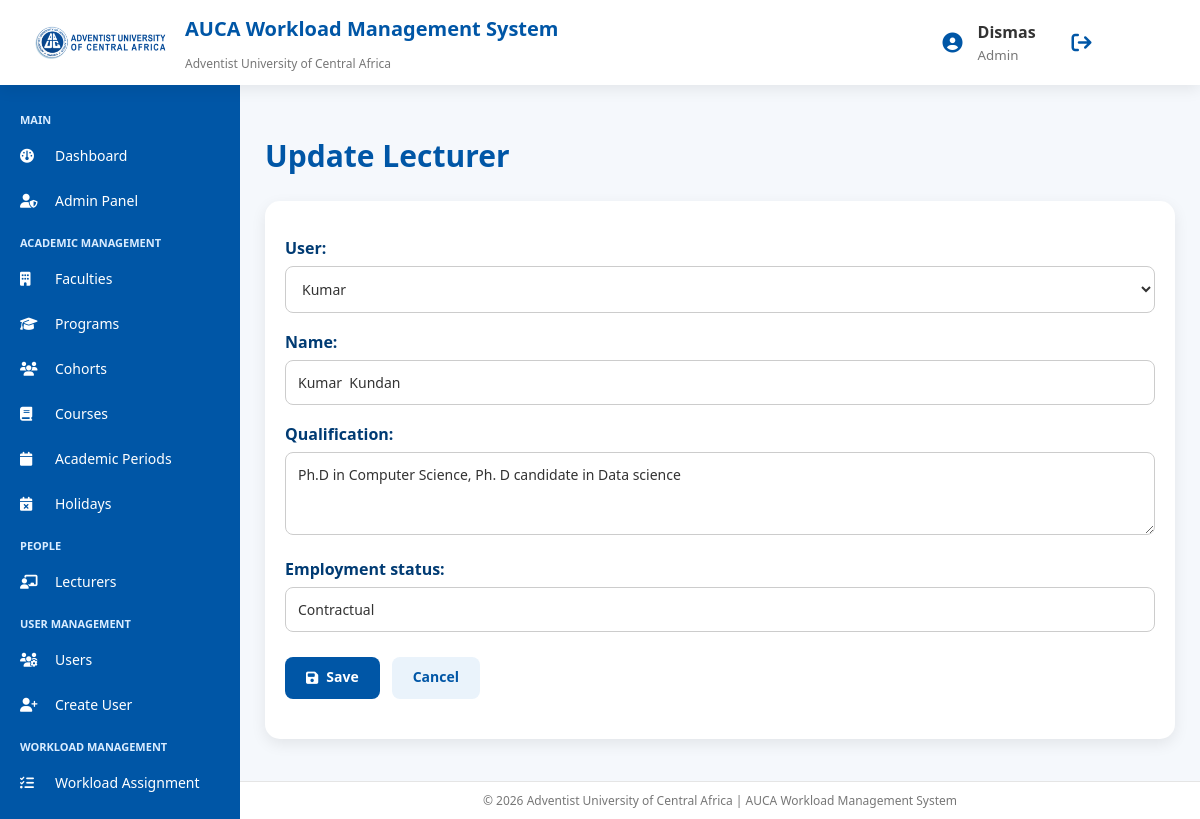
/academics/lecturers/3/update/ (signed in), run on the app's committed database.
### accounts/models.py (models this page shows)
class User(AbstractUser):
    ROLE_CHOICES = [
        ('admin', 'Admin'),
        ('lecturer', 'Lecturer'),
        ('representative', 'Class Representative'),
    ]
    role = models.CharField(
        max_length=20,
        choices=ROLE_CHOICES,
        default='lecturer'
    )
    def __str__(self):
        return self.username

### academics/models.py (models this page shows, shortened)
class Lecturer(models.Model):
    user = models.OneToOneField(
        settings.AUTH_USER_MODEL,
        on_delete=models.SET_NULL,
        null=True,
        blank=True,
        related_name="lecturer_profile"
    )
    name = models.CharField(
        max_length=150
    )
    qualification = models.TextField(
        blank=True
    )
    employment_status = models.CharField(
        max_length=50
    )
    class Meta:
        ordering = [
            "name"
        ]

### academics/views.py (the view)
@login_required
@admin_required
def lecturer_update(request, pk):
    lecturer = get_object_or_404(
        Lecturer,
        pk=pk
    )
    return save_form(
        request,
        LecturerForm,
        "academics/form.html",
        "Update Lecturer",
        "academics:lecturer_list",
        lecturer
    )

### academics/views.py (called while the page is built, shortened)
def save_form(
    request,
    form_class,
    template,
    title,
    redirect_name,
    instance=None
):
    is_update = instance is not None
    form = form_class(
        request.POST or None,
        instance=instance
    )
    if request.method == "POST":
        messages.error(
            request,
            "Nothing was saved. Please correct the errors below."
        )
    return render(
        request,
        template,
        {
            "form": form,
            "title": title
        }
    )

### templates/academics/form.html (shortened to what this page needs)
{% extends 'base.html' %}
{% block content %}
<div class="dashboard-wrapper">
<h2 class="page-title">
{{ title }}
</h2>
<div class="chart-card">
<form method="POST">
{{ form.as_p }}
<div class="btn-row">
<button
type="submit"
class="admin-dashboard-btn">
<i class="fa-solid fa-save"></i>
Save
</button>
<a
href="javascript:history.back()"
class="btn-secondary">
Cancel
</a>
</div>
</form>
</div>
</div>
{% endblock %}

### templates/base.html (shortened to what this page needs)
{% load static %}
<!DOCTYPE html>
<html lang="en">
<head>
<link rel="stylesheet"
href="https://cdnjs.cloudflare.com/ajax/libs/font-awesome/6.5.0/css/all.min.css">
<link rel="stylesheet"
href="{% static 'css/style.css' %}">
</head>
<body>
<header class="top-header">
<div class="brand">
<img src="{% static 'images/AUCA Logo.png' %}" alt="AUCA Logo">
<div class="system-title">
<h1>AUCA Workload Management System</h1>
<p>Adventist University of Central Africa</p>
</div>
</div>
<div class="user-area">
<i class="fa-solid fa-circle-user"></i>
<div>
<strong>
{% if user.is_authenticated %}
{{ user.username }}
{% else %}
Guest
{% endif %}
</strong>
<br>
<small>
{% if user.is_authenticated %}
{{ user.role|title }}
{% else %}
System User
{% endif %}
</small>
</div>
{% if user.is_authenticated %}
<a href="{% url 'accounts:logout' %}" class="logout-btn">
<i class="fa fa-sign-out"></i>
</a>
{% endif %}
</div>
</header>
<aside class="sidebar">
<div class="menu-title">MAIN</div>
{% if user.is_superuser or user.role == "admin" %}
<a href="{% url 'admin_dashboard' %}">
<i class="fa fa-dashboard"></i>
Dashboard
</a>
<a href="{% url 'admin:index' %}">
<i class="fa fa-user-shield"></i>
Admin Panel
</a>
<div class="menu-title">ACADEMIC MANAGEMENT</div>
<a href="{% url 'academics:faculty_list' %}">
<i class="fa fa-building"></i>
Faculties
</a>
<a href="{% url 'academics:program_list' %}">
<i class="fa fa-graduation-cap"></i>
Programs
</a>
<a href="{% url 'academics:cohort_list' %}">
<i class="fa fa-users"></i>
Cohorts
</a>
<a href="{% url 'academics:course_list' %}">
<i class="fa fa-book"></i>
Courses
</a>
<a href="{% url 'academics:academic_period_list' %}">
<i class="fa fa-calendar"></i>
Academic Periods
</a>
<a href="{% url 'academics:holiday_list' %}">
<i class="fa fa-calendar-xmark"></i>
Holidays
</a>
<div class="menu-title">PEOPLE</div>
<a href="{% url 'academics:lecturer_list' %}">
<i class="fa fa-chalkboard-user"></i>
Lecturers
</a>
<div class="menu-title">USER MANAGEMENT</div>
<a href="{% url 'accounts:user_list' %}">
<i class="fa fa-users-cog"></i>
Users
</a>
<a href="{% url 'accounts:create_user' %}">
<i class="fa fa-user-plus"></i>
Create User
</a>
<div class="menu-title">WORKLOAD MANAGEMENT</div>
<a href="{% url 'workload:assignment' %}">
<i class="fa fa-list-check"></i>
Workload Assignment
</a>
<a href="{% url 'workload:master_calendar' %}">
</a>
{% endif %}
</aside>
<main class="content">
{% block content %}
{% endblock %}
</main>
<footer class="footer">
    © <span id="current-year"></span> Adventist University of Central Africa |
    AUCA Workload Management System
</footer>
</body>
</html>

### static/css/style.css (style rules this page uses)
:root { --auca-blue:#0056A6; --auca-dark:#003B73; --auca-light:#EAF3FB; --auca-hover:#D5E9F8; --success:#198754; --danger:#dc3545; --warning:#fd7e14; --text:#333; --muted:#666; --white:#ffffff; --border:#e5e5e5; }
* { box-sizing:border-box; font-family:"Segoe UI", Arial, sans-serif; }
html, body { margin:0; padding:0; }
body { background:#f5f8fc; color:var(--text); }
a, a:hover, a:visited, a:active, a:focus { text-decoration:none !important; }
.top-header { height:85px; background:white; display:flex; align-items:center; justify-content:space-between; padding:10px 30px; box-shadow: 0 4px 15px rgba(0,0,0,.08); position:fixed; top:0; left:0; right:0; z-index:1000; }
.brand { display:flex; align-items:center; }
.brand img { width:140px; }
.system-title h1 { margin-left:15px; color:var(--auca-blue); font-size:20px; font-weight:700; }
.system-title p { margin-left:15px; color:#777; font-size:12px; }
.user-area { display:flex; align-items:center; gap:15px; }
.user-area i { color:var(--auca-blue); font-size:20px; }
.user-area small { color:#777; }
.user-area a { color:var(--auca-blue); font-weight:600; }
.sidebar { position:fixed; top:85px; left:0; bottom:0; width:240px; background:var(--auca-blue); padding-top:15px; overflow-y:auto; }
.sidebar a { display:flex; align-items:center; gap:10px; padding:13px 20px; color:white !important; font-size:14px; transition:.3s; }
.sidebar a i { width:25px; }
.menu-title { padding:12px 20px 6px; font-size:11px; color:#d9ecff; font-weight:bold; }
.content { margin-left:240px; margin-top:85px; padding:25px; padding-bottom:80px; max-width:calc(100% - 240px); }
.footer { position:fixed; bottom:0; left:240px; right:0; background:white; text-align:center; padding:10px; font-size:12px; color:#777; border-top:1px solid var(--border); }
.page-title { color:var(--auca-blue); font-size:30px; font-weight:700; margin-bottom:10px; }
.chart-card, .activity-card { background:white; padding:20px; border-radius:15px; box-shadow: 0 5px 15px rgba(0,0,0,.08); margin-top:25px; overflow-x:auto; }
form p { margin-bottom:18px; }
form label { display:block; color:var(--auca-dark); font-weight:600; margin-bottom:7px; }
.form-control, form input:not([type=submit]):not([type=button]):not([type=reset]):not([type=checkbox]):not([type=radio]), form select, form textarea { width:100%; padding:12px; border-radius:8px; border:1px solid #ccc; font-size:14px; color:#333; background:white; }
textarea.form-control { resize:vertical; }
.admin-dashboard-btn, .btn-primary { display:inline-flex; align-items:center; gap:8px; background:var(--auca-blue); color:white !important; padding:10px 20px; border-radius:8px; border:none; font-weight:600; cursor:pointer; transition:.3s; margin-bottom:20px; }
.btn-secondary { display:inline-flex; align-items:center; gap:8px; background:var(--auca-light); color:var(--auca-blue) !important; padding:10px 20px; border-radius:8px; font-weight:600; border:none; cursor:pointer; }
button, input[type="submit"], input[type="button"], input[type="reset"] { font-family:inherit; font-size:inherit; line-height:inherit; }
.btn, .btn-primary, .btn-secondary, .btn-danger, .btn-clear, .cancel-btn, .delete-btn, .admin-dashboard-btn, .search-box-clear, .logout-btn { display:inline-flex; align-items:center; justify-content:center; gap:8px; box-sizing:border-box; min-height:42px; padding:0 20px; border:1px solid transparent; border-radius:8px; font-family:inherit; font-size:14px; font-weight:600; line-height:1.2; text-align:center; text-decoration:none; white-space:nowrap; vertical-align:middle; cursor:pointer; transition:.3s; width:auto; }
.btn, .btn-primary, .btn-secondary, .btn-danger, .btn-clear, .cancel-btn, .delete-btn, .admin-dashboard-btn, .search-box-clear { margin-bottom:20px; }
.btn-row, .form-actions { display:flex; flex-wrap:wrap; align-items:center; gap:12px; margin-top:25px; margin-bottom:20px; }
.btn-row > *, .form-actions > *, .action-bar > *, .filter-buttons > *, .rep-head > * { margin-bottom:0; }
.btn-row, .form-actions, .action-bar, .filter-buttons { align-items:center; }
.btn, .btn-primary, .admin-dashboard-btn { background:var(--auca-blue); color:#fff !important; }
.btn-secondary, .btn.secondary, .cancel-btn, .btn-clear, .search-box-clear { background:var(--auca-light); color:var(--auca-blue) !important; }
.logout-btn { background:transparent; color:#fff !important; border:1px solid rgba(255,255,255,.55); margin-bottom:0; }

### data on the page
User: username "Dismas", role "Admin"
Lecturer: user "Kumar", name "Kumar Kundan", qualification "Ph.D in Computer Science, Ph. D candidate in Data science", employment_status "Contractual"

### other printed values
{{ title }} "Update Lecturer"
